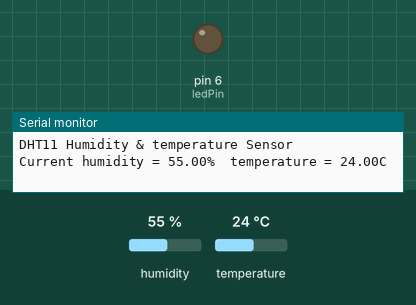
A sketch run on a simulated Arduino Uno, built with avr-gcc and run on an emulated ATmega328P. Shown: output pins drawn as LEDs (lit = HIGH), the last lines printed to the serial monitor. The test bench sets the inputs (shaded band); at power-on: temperature 24 °C, humidity 55 %.

Above: at 2.7 s.
2.8 s: temperature set to 27 °C
12.7 s: temperature set to 30 °C
At 22.0 s:
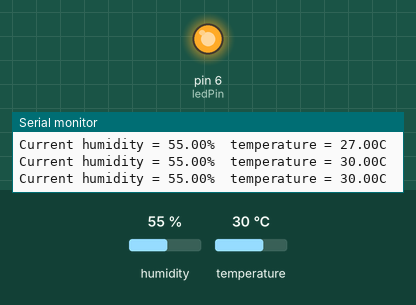
23.0 s: temperature set to 12 °C
At 32.6 s:
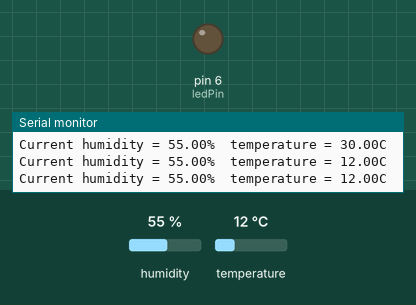
33.1 s: temperature set to 33 °C
At 42.0 s:
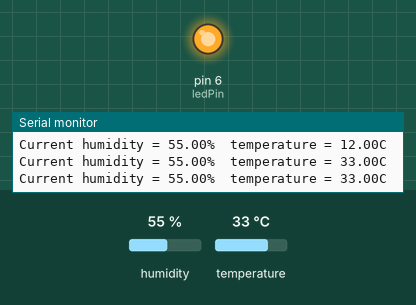
Timing chart, 0 to 43.5 s (numbered marks = the images above; inputs shaded):
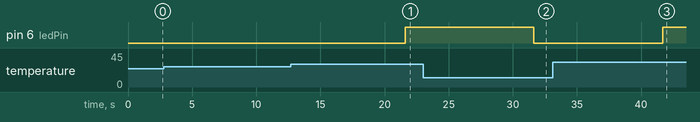

The sketch:

MAX.ino
```cpp
int ledPin = 6;
#include <dht.h>


#define dht_apin A0 // Analog Pin sensor is connected to

dht DHT;

void setup(){
   pinMode(ledPin,OUTPUT);
  Serial.begin(9600);
  delay(500);//Delay to let system boot
  Serial.println("DHT11 Humidity & temperature Sensor\n\n");
  delay(1000);//Wait before accessing Sensor

}//end "setup()"

void loop(){
  //Start of Program

    DHT.read11(dht_apin);

    Serial.print("Current humidity = ");
    Serial.print(DHT.humidity);
    Serial.print("%  ");
    Serial.print("temperature = ");
    Serial.print(DHT.temperature);
    Serial.println("C  ");

    delay(5000);//Wait 5 seconds before accessing sensor again.

  //Fastest should be once every two seconds.

  {
    int val = DHT.temperature;


  if(val > 28) digitalWrite(ledPin,HIGH);
  else digitalWrite(ledPin,LOW);
  }
}// end loop(
```

Measured:
- the behaviour switches between 28 and 29 °C on temperature (found by bisection; images 0 and 1)
- after the input at 12.7 s, pin 6 (ledPin): LOW → HIGH after 8.9 s
- after the input at 23.0 s, pin 6 (ledPin): HIGH → LOW after 8.6 s
- after the input at 33.1 s, pin 6 (ledPin): LOW → HIGH after 8.6 s
